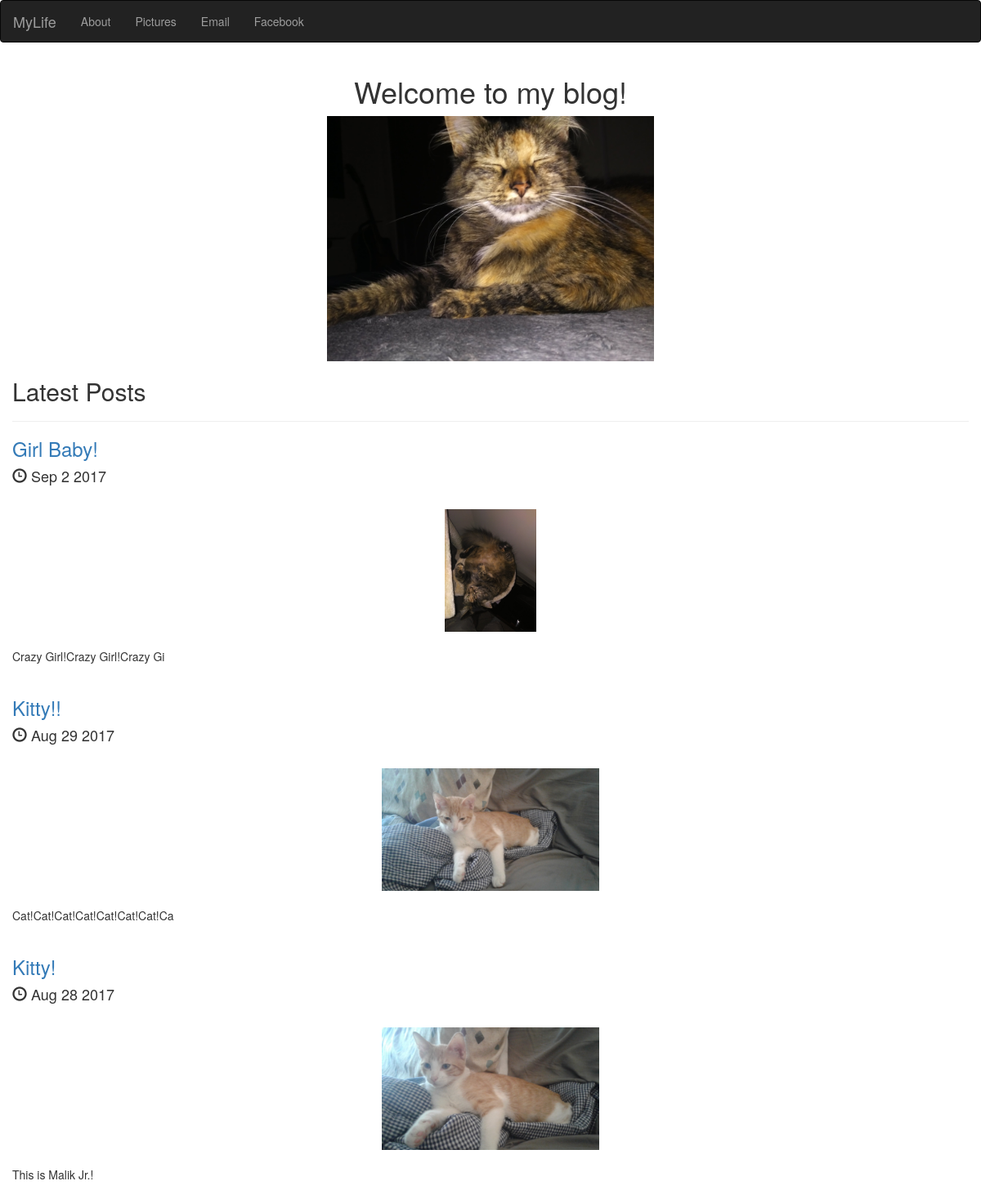
The page / on the database its author committed.
### posts/models.py (models this page shows, shortened)
class Post(models.Model):
    title = models.CharField(max_length=25)
    pub_date = models.DateTimeField()
    image = models.ImageField(upload_to='media/')
    body = models.TextField()
    def pub_date_simple(self):
        return self.pub_date.strftime('%b %e %Y')
    def body_short(self):
        return self.body[:30]

### posts/views.py (the view)
# urls.py: 2. Add a URL to urlpatterns:  url(r'^$', views.home, name='home')
def home(request):
    posts = Post.objects.order_by('-pub_date')
    return render(request, 'posts/home.html', {'posts': posts})

### posts/templates/posts/home.html (shortened to what this page needs)
<!DOCTYPE html>
<html lang="en">
  <head>
    <link rel="stylesheet" href="https://maxcdn.bootstrapcdn.com/bootstrap/3.3.7/css/bootstrap.min.css">
  </head>
  <body>
    <nav class="navbar navbar-inverse">
      <div class="container-fluid">
        <div class="navbar-header">
          <a class="navbar-brand" href="#">MyLife</a>
        </div>
        <div class="collapse navbar-collapse" id="mynav">
          <ul class="nav navbar-nav">
            <li><a>About</a></li>
            <li><a>Pictures</a></li>
            <li><a>Email</a></li>
            <li><a>Facebook</a></li>
          </ul>
        </div>
      </div>
    </nav>
  <div class="container-fluid">
      <h1 class="text-center">Welcome to my blog!</h1>
      {% load static %}
      <img src="{% static 'posts/home_image.jpg' %}" class="img-responsive center-block" style="max-height:300px;"/>
      <h2>Latest Posts</h2>
      <hr />
      {% for posts in posts.all %}
      <a href="{% url 'post_details' posts.id %}"><h3>{{ posts.title }}</h3></a>
      <h4><span class="glyphicon glyphicon-time" aria-hidden="true"></span>  {{ posts.pub_date_simple }}</h4>
      <img src="{{ posts.image.url }}" class="img-responsive center-block" style="max-height:150px;"/>
      {{ posts.body_short }}
      {% endfor %}
  </div>
  </body>
</html>

### rows shown on the page
Post: title "Girl Baby!", pub_date_simple "Sep 2 2017", image (picture), body_short "Crazy Girl!Crazy Girl!Crazy Gi"
Post: title "Kitty!!", pub_date_simple "Aug 29 2017", image (picture), body_short "Cat!Cat!Cat!Cat!Cat!Cat!Cat!Ca"
Post: title "Kitty!", pub_date_simple "Aug 28 2017", image (picture), body_short "This is Malik Jr.!"
